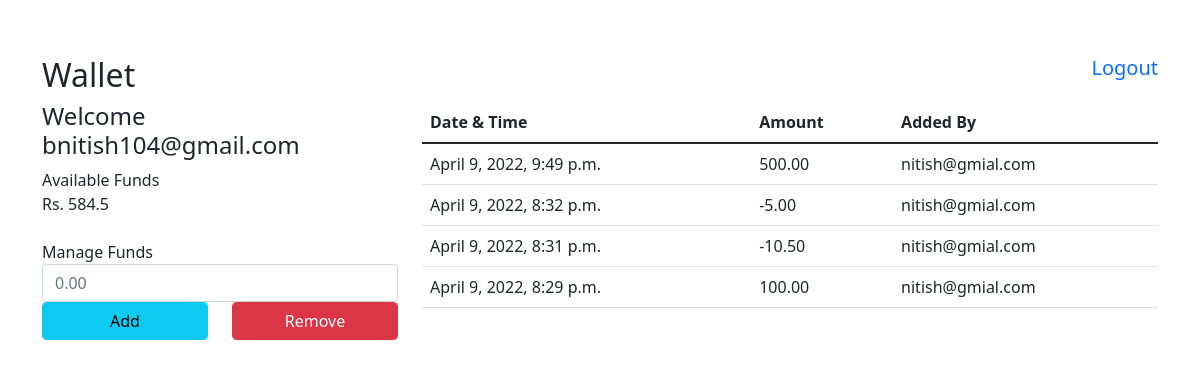
The app's page / (signed in) with its own data.
### app_userWallet/models.py (models this page shows, shortened)
class User(AbstractUser):
    username = models.CharField(max_length=30, unique=False)
    email = models.EmailField(unique=True, null=True)
    USERNAME_FIELD = 'email'
    REQUIRED_FIELDS = []

class UserTransactionHistory(models.Model):
    userWallet = models.ForeignKey(User, on_delete=models.SET_NULL, null=True)
    updateAmount = models.DecimalField(max_digits=5, decimal_places=2)
    added_by = models.CharField(max_length=200)
    updated = models.DateTimeField(auto_now=True)
    created = models.DateField(auto_now_add=True)
    class Meta:
        ordering = ['-updated', '-created']

### app_userWallet/views.py (the view)
# urls.py: path('', views.walletPage, name='wallet'),
@login_required(login_url='login')
def walletPage(request):
    user_id = request.user.id
    userTransactionHistory = UserTransactionHistory.objects.filter(userWallet_id=user_id)
    sum_updateAmount = userTransactionHistory.aggregate(Sum('updateAmount'))
    context = {'userTransactionHistory':userTransactionHistory, 'sum_updateAmount':sum_updateAmount}
    return render(request, 'app_userWallet/wallet.html', context)

### app_userWallet/templates/app_userWallet/wallet.html (shortened to what this page needs)
{% extends 'app_userWallet/main.html' %}
{% load static %}
{% block content %}
    <div class="col-lg-12 container-body">
        <div class="row">
            <div class="col-lg-6">
                <h2>Wallet</h2>
            </div>
            <div class="col-lg-6">
                {% if request.user.is_authenticated %}
                <a href="{% url 'logout' %}"><h5 class="float-end">Logout</h5></a>
                {% endif %}
            </div>
        </div>
        <div class="row">
            <div class="col-md-4">
                <h4>Welcome {{request.user}}</h4>
                <div class="form-group">
                    <label>Available Funds</label>
                </div>
                <div class="form-group">
                    {% if userTransactionHistory.count > 0 %}
                        <label>Rs. {{sum_updateAmount.updateAmount__sum}}</label>
                    {% else %}
                    <label>Rs. 0</label>
                    {% endif%}
                </div>
                <br>
                <form action="{% url 'submit-wallet' %}" method="POST">
                    <div class="form-group">
                        <label for="fund">Manage Funds</label>
                        <input type="text" class="form-control" name="updateAmount" id="updateAmount" required placeholder="0.00">
                    </div>
                    <div class="form-group">
                        <div class="row">
                            <div class="col-md-6">
                                <input type="submit" class="form-control btn btn-info" name="fund" value="Add">
                            </div>
                            <div class="col-md-6">
                                <input type="submit" class="form-control btn btn-danger" name="fund" value="Remove">
                            </div>
                        </div>
                    </div>
                </form>
            </div>
            <div class="col-md-8">
                <table class="table">
                    <thead>
                        <th>Date & Time</th>
                        <th>Amount</th>
                        <th>Added By</th>
                    </thead>
                    <tbody>
                        {% if userTransactionHistory.count > 0 %}
                            {% for TransactionHistory in userTransactionHistory %}
                            <tr>
                                <td>{{TransactionHistory.updated}}</td>
                                <td>{{TransactionHistory.updateAmount}}</td>
                                <td>nitish@gmial.com</td>
                            </tr>
                            {% endfor %}
                        {% else %}
                        <tr>
                            <td colspan="3" class="text-center">No data found!</td>
                        </tr>
                        {% endif %}
                    </tbody>
                </table>
            </div>
        </div>
    </div>
{% endblock content %}

### static/css/main.css (style rules this page uses)
.container-body { padding-top: 5%; padding-bottom: 5%; }

### records on screen
User: user "bnitish104@gmail.com"
UserTransactionHistory: updated "April 9, 2022, 9:49 p.m.", updateAmount "500.00"
UserTransactionHistory: updated "April 9, 2022, 8:32 p.m.", updateAmount "-5.00"
UserTransactionHistory: updated "April 9, 2022, 8:31 p.m.", updateAmount "-10.50"
UserTransactionHistory: updated "April 9, 2022, 8:29 p.m.", updateAmount "100.00"

### other values on screen
{{ sum_updateAmount.updateAmount__sum }} "584.5"
